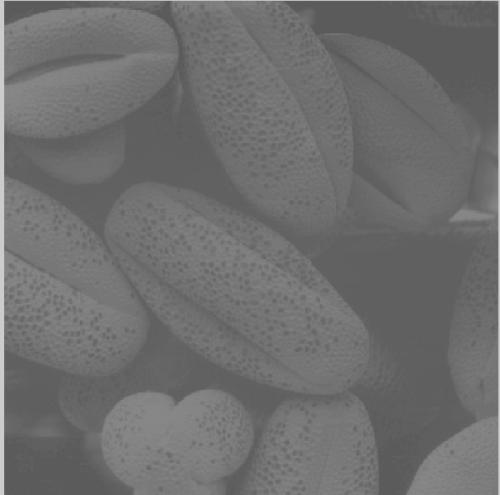
#> input picture images/equal.jpg, 500 x 495 px
$ python equalizeHist.py
#> lines starting #> are read from the running program, lines starting #| are printed output that depends on the picture
import cv2
import numpy as np
from matplotlib import pyplot as plt
img = cv2.imread('../../images/equal.jpg',0)
#> img is the input picture: shape (495, 500); min 83, max 224, mean 110.4
equ = cv2.equalizeHist(img)
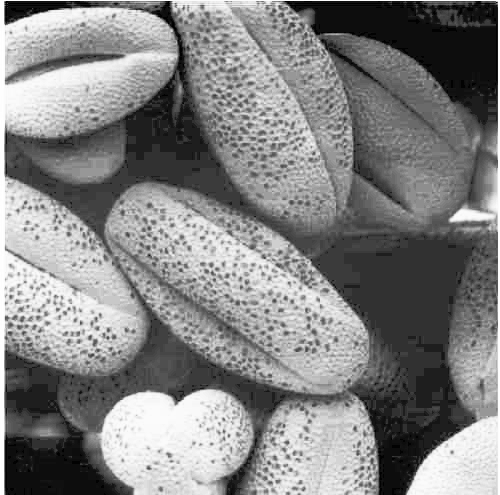
#> equ: shape (495, 500); min 0, max 255, mean 131.1
res = np.hstack((img,equ))
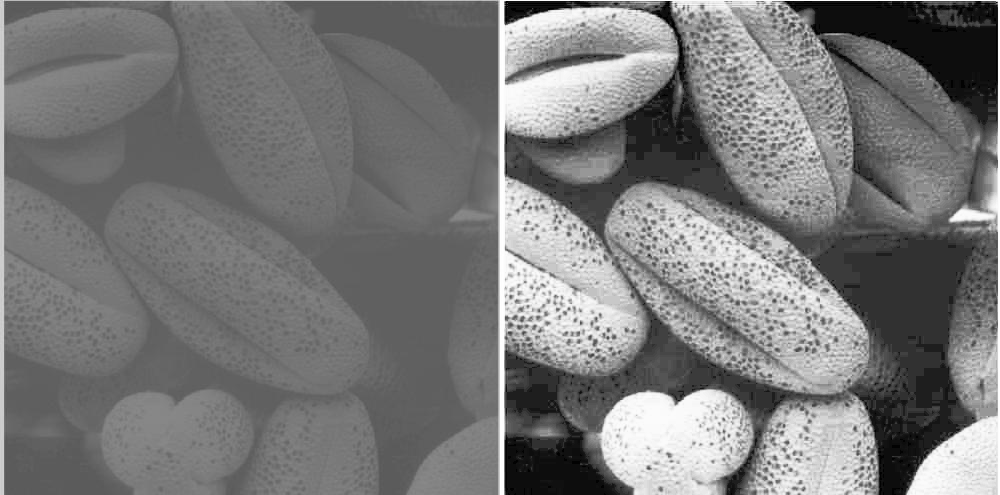
#> res: shape (495, 1000); min 0, max 255, mean 120.7
#stacking images side-by-side
hist = cv2.calcHist([img],[0],None,[256],[0,256])
#> hist = 256 values, max 18468 at index 96, min 0 at index 0, mean 966.8
plt.plot(hist,color='b')
plt.xlim([0,256])

hist = cv2.calcHist([equ],[0],None,[256],[0,256])
#> hist = 256 values, max 18468 at index 49, min 0 at index 1, mean 966.8
plt.plot(hist,color='g')
plt.xlim([0,256])


clahe = cv2.createCLAHE(clipLimit=2.0, tileGridSize=(8,8))
cl1 = clahe.apply(img)
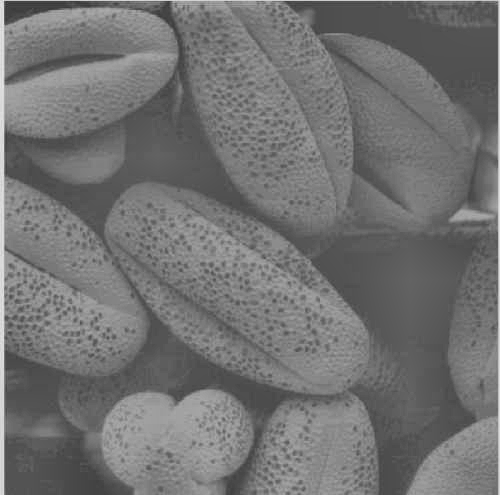
#> cl1: shape (495, 500); min 52, max 237, mean 114.3
hist2=cv2.calcHist([cl1],[0],None,[256],[0,256])
#> hist2 = 256 values, max 5748 at index 81, min 0 at index 0, mean 966.8
plt.plot(hist2,color='r')
plt.show()
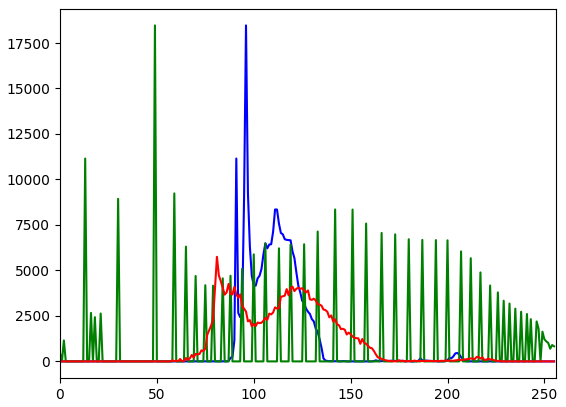
#> figure drawn by matplotlib, 1 panel; curve peaks at x = 96, y = 18468; curve peaks at x = 49, y = 18468; curve peaks at x = 81, y = 5748
